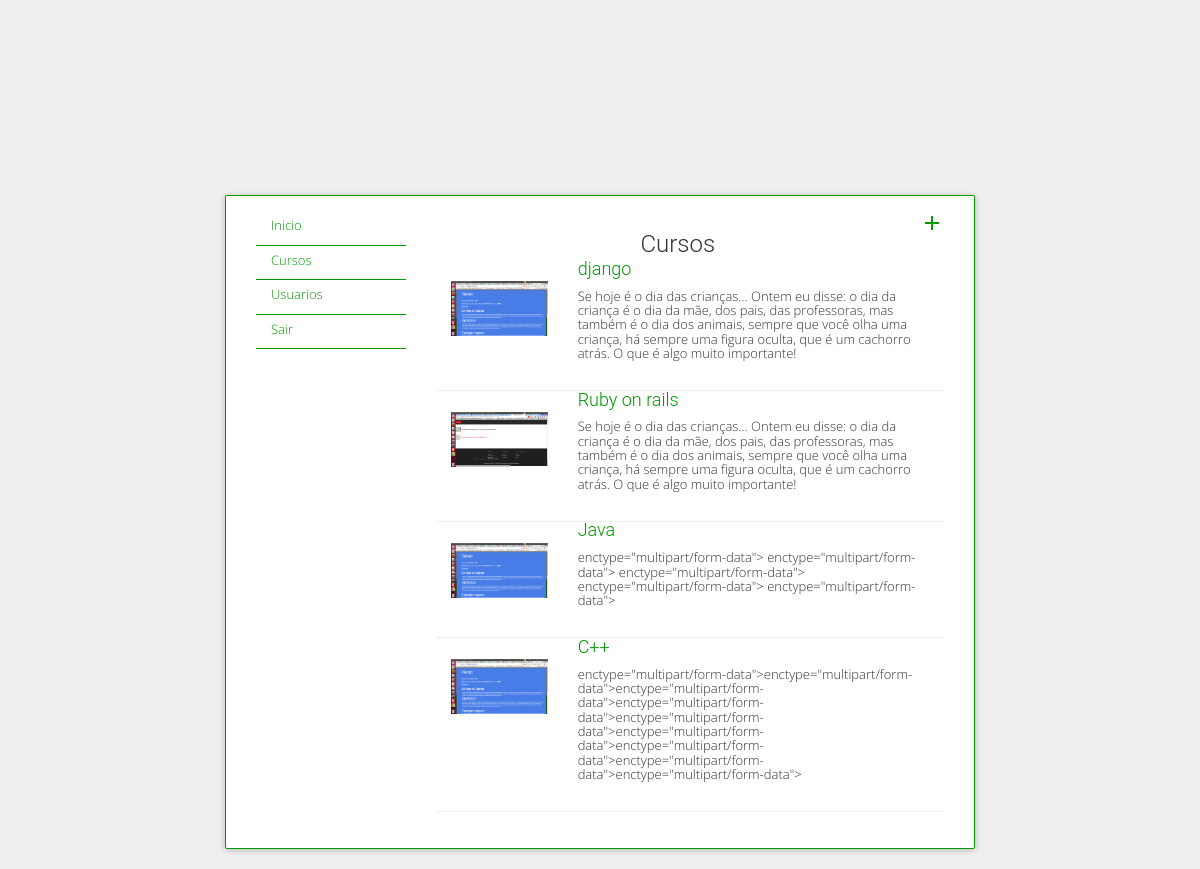
/cursos/ (signed in), run on the app's committed database.
### cursos/models.py (models this page shows, shortened)
class Course(models.Model):
	name = models.CharField('Nome', max_length=100)
	slug = models.SlugField('Identificador', max_length=100)
	description = models.TextField('Descriçao', blank=True)
	image = models.ImageField('Imagem', upload_to='media', blank=True)
	is_approved = models.BooleanField(
		'Aprovado', default=False, blank=True)
	category = models.ForeignKey(
		Category, verbose_name='Categoria')
	start_date = models.DateField(
		'Inicio', blank=True, null=True)
	class Meta:
		verbose_name = 'Curso'
		verbose_name_plural = 'Cursos'

### cursos/views.py (the view)
@login_required
def list_courses(request):
	context={}
	courses = Course.objects.filter(is_approved=True)
	context['courses'] = courses
	return render(request, 'cursos/listar-cursos.html', context)

### cursos/templates/cursos/listar-cursos.html
{% extends 'base.html' %}
	{% block leftMenu %}
		<ul id="menu-lateral">
			<li>
				<a href="#">Inicio</a>
			</li>
			<li>
				<a href="{% url 'courses:list_courses' %}">Cursos</a>
			</li>
			<li>
				<a href="#">Usuarios</a>
			</li>
			<li>
				<a href="{% url 'core:logout' %}">Sair</a>
			</li>
		</ul>
	{% endblock %}
	{% block rightContent %}
		<h3 style="display: inline-block; margin-bottom: 1em">Cursos</h3>
		<a href="{% url 'courses:create_course' %}">
			<i class="material-icons pull-right" style="color: #009900">add</i>
		</a>
		{% for course in courses %}
			<div class="curso">
				<div class="col-md-3">
					<img src="{{ course.image.url }}" alt="{{ course.name }}" class="img-responsive pull-left">
				</div>
				<div class="col-md-9 text-left " style="margin-top: -2.5em">
					<a href="#"><h4>{{ course.name }}<h4></a>
					<p>{{ course.description }}</p>
				</div>
			</div>
			<div class="clearfix"></div>
			<hr>
		{% endfor %}
	{% endblock %}

### core/templates/base.html (shortened to what this page needs)
{% load static %}
<!DOCTYPE html>
<html lang="en">
	<head>
		<link rel="stylesheet" type="text/css" href="{% static 'bootstrap/bootstrap.min.css' %}">
		<link rel="stylesheet" type="text/css" href="{% static 'bootstrap/bootstrap-theme.min.css' %}">
		<link rel="stylesheet" type="text/css" href="{% static 'material/css/bootstrap-material-design.css' %}">
		<link rel="stylesheet" type="text/css" href="{% static 'material/css/bootstrap-material-design.min.css' %}">
		<link rel="stylesheet" type="text/css" href="{% static 'material/css/ripples.css' %}">
		<link rel="stylesheet" type="text/css" href="{% static 'material/css/ripples.min.css' %}">
        <link rel="stylesheet" type="text/css" href="{% static 'css/subscritas.css' %}">
        <link rel="stylesheet" type="text/css" href="{% static 'css/app.css' %}">
        <link rel="stylesheet" type="text/css" href="{% static 'css/animate.css' %}">
	</head>
	<body>
		{% block content %}
			<div class="container">
				<div class="row">
					<div>
						<div class="col-md-offset-2 col-md-8">
							<div class="panel panel-default" id="login-page">
								<div class="panel-body">
									<div class="col-md-3">
										{% block leftMenu %}
										{% endblock %}
									</div>
									<div class="col-md-9 text-center">
										{% block rightContent %}
										{% endblock %}
									</div>
								</div>
							</div>
						</div>
					</div>
				</div>
			</div>
		{% endblock %}
	</body>
</html>

### static/css/app.css (style rules this page uses)
* { font-family: 'Open Sans', sans-serif; transition: all ease-in-out .3s; -webkit-transition: all ease-in-out .3s; -moz-transition: all ease-in-out .3s; -o-transition: all ease-in-out .3s; font-size: 13px; }
html, body { background-color: #eee; min-width: 350px; }
a { color: #009900; }
#login-page { margin-top: 15em; border: 1px solid #009900; }
.text-center { text-align: center; }
.text-left { text-align: left; }
#menu-lateral { padding-left: 0; }
#menu-lateral li { list-style: none; border-bottom: 1px solid #009900; padding: 5px 0 10px 15px; }

### data on the page
Course: image (picture), name "django", description "Se hoje é o dia das crianças... Ontem eu disse: o dia da criança é o dia da mãe, dos pais, das professoras, mas também é o dia dos animais, sempre que você olha uma criança, há sempre uma figura oculta, que é um cachorro atrás. O que é algo muito importante!"
Course: image (picture), name "Ruby on rails", description "Se hoje é o dia das crianças... Ontem eu disse: o dia da criança é o dia da mãe, dos pais, das professoras, mas também é o dia dos animais, sempre que você olha uma criança, há sempre uma figura oculta, que é um cachorro atrás. O que é algo muito importante!"
Course: image (picture), name "Java", description "enctype=\"multipart/form-data\"> enctype=\"multipart/form-data\"> enctype=\"multipart/form-data\"> enctype=\"multipart/form-data\"> enctype=\"multipart/form-data\">"
Course: image (picture), name "C++", description "enctype=\"multipart/form-data\">enctype=\"multipart/form-data\">enctype=\"multipart/form-data\">enctype=\"multipart/form-data\">enctype=\"multipart/form-data\">enctype=\"multipart/form-data\">enctype=\"multipart/form-data\">enctype=\"multipart/form-data\">enctype=\"multipart/form-data\">"
